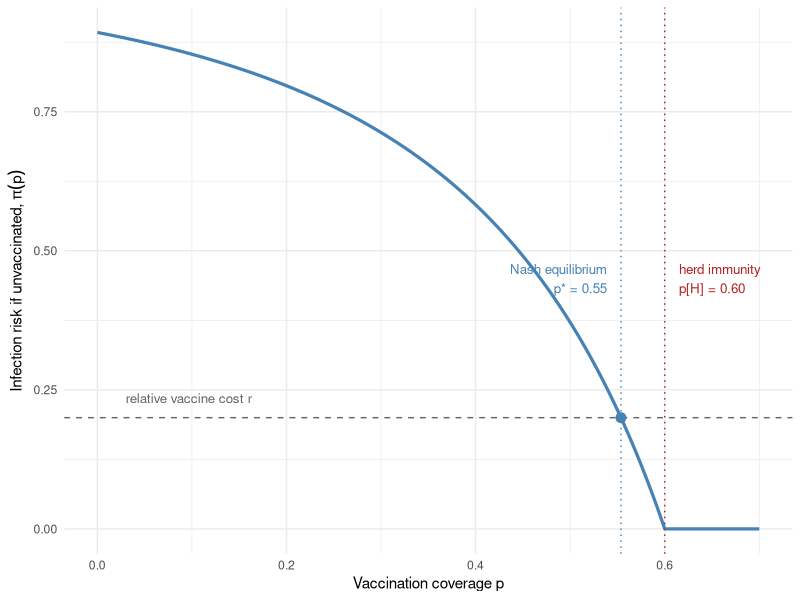
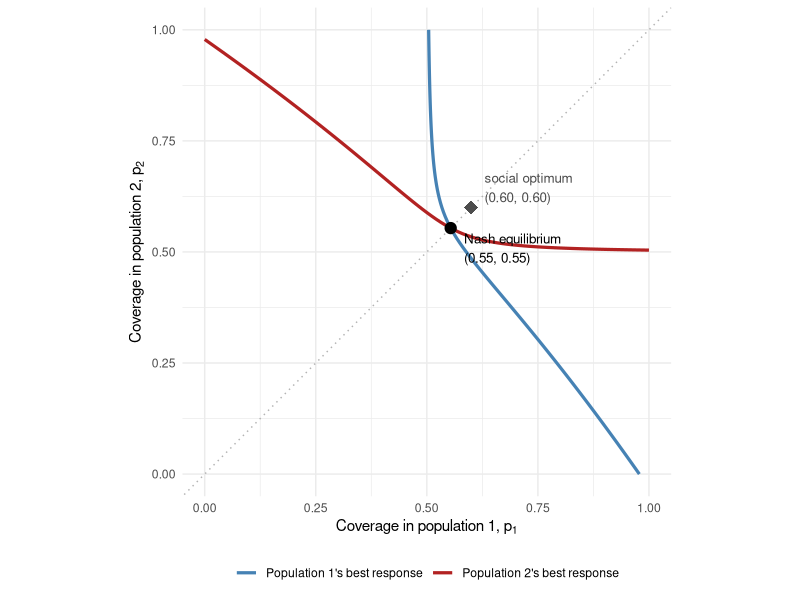

Source code (R) for these figures, in order:
## ---- chunk 1
#| label: setup
library(ggplot2)

# Final size among the unvaccinated at coverage p (perfect vaccine)
attack_rate <- function(p, R0) {
  R_eff <- R0 * (1 - p)
  if (R_eff <= 1) return(0)
  uniroot(function(z) z - (1 - exp(-R_eff * z)),
          interval = c(1e-9, 1), tol = 1e-12)$root
}

R0 <- 2.5   # e.g., a moderately transmissible respiratory pathogen
r  <- 0.2   # vaccination cost relative to infection cost

p_H    <- 1 - 1 / R0
p_nash <- uniroot(function(p) attack_rate(p, R0) - r,
                  interval = c(0, p_H - 1e-6))$root
round(c(nash = p_nash, herd_immunity = p_H), 3)
## ---- chunk 2
#| label: fig-single-pop
#| fig-cap: "Infection risk to an unvaccinated individual as a function of vaccination coverage ($R_0 = 2.5$). The Nash equilibrium sits where risk equals the relative cost of vaccination ($r = 0.2$), always short of the herd-immunity threshold."
#| fig-width: 7
#| fig-height: 4.5
p_grid <- seq(0, 0.7, by = 0.002)
df <- data.frame(p = p_grid,
                 risk = sapply(p_grid, attack_rate, R0 = R0))

ggplot(df, aes(p, risk)) +
  geom_line(color = "steelblue", linewidth = 1.1) +
  geom_hline(yintercept = r, linetype = "dashed", color = "grey40") +
  geom_vline(xintercept = p_nash, linetype = "dotted", color = "steelblue") +
  geom_vline(xintercept = p_H, linetype = "dotted", color = "firebrick") +
  annotate("point", x = p_nash, y = r, size = 3, color = "steelblue") +
  annotate("text", x = p_nash - 0.015, y = 0.45,
           label = sprintf("Nash equilibrium\np* = %.2f", p_nash),
           hjust = 1, size = 3.4, color = "steelblue") +
  annotate("text", x = p_H + 0.015, y = 0.45,
           label = sprintf("herd immunity\np[H] = %.2f", p_H),
           hjust = 0, size = 3.4, color = "firebrick") +
  annotate("text", x = 0.03, y = r + 0.035,
           label = "relative vaccine cost r", hjust = 0,
           size = 3.4, color = "grey40") +
  labs(x = "Vaccination coverage p",
       y = expression("Infection risk if unvaccinated, " * pi(p))) +
  theme_minimal()
## ---- chunk 3
#| label: two-pop-functions
# Coupled final sizes among the unvaccinated, by fixed-point iteration
attack_rates2 <- function(p, K, tol = 1e-12, max_iter = 5000) {
  z <- c(1, 1)
  for (i in seq_len(max_iter)) {
    z_new <- 1 - exp(-as.vector(K %*% ((1 - p) * z)))
    if (max(abs(z_new - z)) < tol) break
    z <- z_new
  }
  z
}

# Population i's equilibrium coverage, given the other population's coverage:
# raise p_i until the local infection risk falls to r (with boundary cases)
best_response <- function(p_other, i, K, r) {
  f <- function(p_i) {
    p <- numeric(2); p[i] <- p_i; p[-i] <- p_other
    attack_rates2(p, K)[i] - r
  }
  if (f(0) <= 0) return(0)   # risk already below cost: no one vaccinates
  if (f(1) >= 0) return(1)   # spillover risk exceeds cost even at full coverage
  uniroot(f, c(0, 1), tol = 1e-9)$root
}

# 90% of contacts within, 10% between; rows sum to R0 = 2.5
K <- matrix(c(2.25, 0.25,
              0.25, 2.25), nrow = 2, byrow = TRUE)
## ---- chunk 4
#| label: two-pop-nash
p <- c(0.5, 0.5)
for (it in 1:200) {
  p_new <- c(best_response(p[2], 1, K, r),
             best_response(p[1], 2, K, r))
  if (max(abs(p_new - p)) < 1e-10) break
  p <- p_new
}
p_nash2 <- p
round(c(p1 = p_nash2[1], p2 = p_nash2[2],
        risk1 = attack_rates2(p_nash2, K)[1],
        risk2 = attack_rates2(p_nash2, K)[2]), 3)
## ---- chunk 5
#| label: fig-best-response
#| fig-cap: "Best-response curves for the two-population vaccination game ($R_w = 2.25$, $R_b = 0.25$, $r = 0.2$). Each curve slopes downward — the more your neighbor vaccinates, the less your own population does. The Nash equilibrium (their intersection) lies below the social optimum in both coordinates."
#| fig-width: 6.5
#| fig-height: 6
grid <- seq(0, 1, by = 0.01)
br1 <- sapply(grid, best_response, i = 1, K = K, r = r)  # p1 responding to p2
br2 <- sapply(grid, best_response, i = 2, K = K, r = r)  # p2 responding to p1

p_opt <- c(0.6, 0.6)  # social optimum, computed in the next section

ggplot() +
  geom_line(aes(x = br1, y = grid, color = "Population 1's best response"),
            linewidth = 1.1) +
  geom_line(aes(x = grid, y = br2, color = "Population 2's best response"),
            linewidth = 1.1) +
  geom_abline(slope = 1, intercept = 0, linetype = "dotted", color = "grey70") +
  annotate("point", x = p_nash2[1], y = p_nash2[2], size = 3.5) +
  annotate("text", x = p_nash2[1] + 0.03, y = p_nash2[2] - 0.045,
           label = "Nash equilibrium\n(0.55, 0.55)", hjust = 0, size = 3.4) +
  annotate("point", x = p_opt[1], y = p_opt[2], shape = 18, size = 4.5,
           color = "grey30") +
  annotate("text", x = p_opt[1] + 0.03, y = p_opt[2] + 0.045,
           label = "social optimum\n(0.60, 0.60)", hjust = 0, size = 3.4,
           color = "grey30") +
  scale_color_manual(values = c("Population 1's best response" = "steelblue",
                                "Population 2's best response" = "firebrick"),
                     name = NULL) +
  coord_equal(xlim = c(0, 1), ylim = c(0, 1)) +
  labs(x = expression("Coverage in population 1, " * p[1]),
       y = expression("Coverage in population 2, " * p[2])) +
  theme_minimal() +
  theme(legend.position = "bottom")
## ---- chunk 6
#| label: free-riding
round(c(br1_when_p2_is_0.3 = best_response(0.3, 1, K, r),
        br1_when_p2_is_0.9 = best_response(0.9, 1, K, r)), 3)
## ---- chunk 7
#| label: social-optimum
total_cost <- function(p, K, r) {
  z <- attack_rates2(p, K)
  mean(r * p + (1 - p) * z)
}

grid_opt <- expand.grid(p1 = seq(0, 1, by = 0.005),
                        p2 = seq(0, 1, by = 0.005))
cost <- mapply(function(a, b) total_cost(c(a, b), K, r),
               grid_opt$p1, grid_opt$p2)
opt <- grid_opt[which.min(cost), ]

round(c(p1_opt = opt$p1, p2_opt = opt$p2,
        cost_optimum = min(cost),
        cost_nash = total_cost(p_nash2, K, r)), 3)
